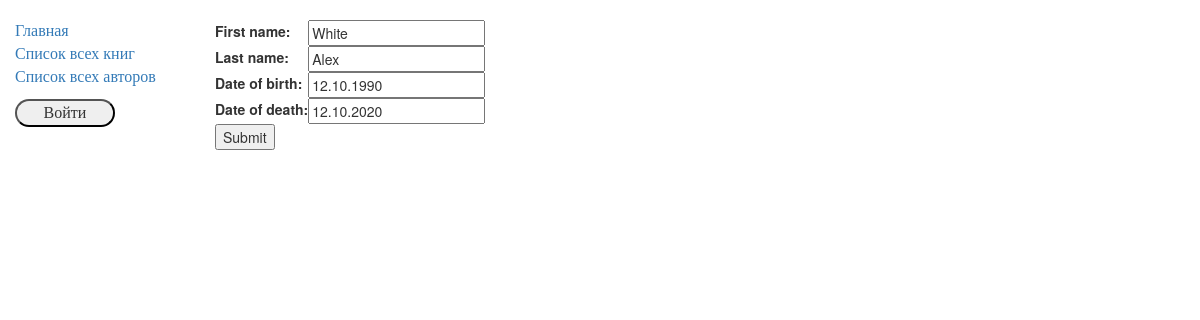
/catalog/author/5/update/, run on the app's committed database.
### catalog/models.py (models this page shows, shortened)
class Author(models.Model):
    first_name = models.CharField(max_length=100)
    last_name = models.CharField(max_length=100)
    date_of_birth = models.DateField(null=True, blank=True)
    date_of_death = models.DateField(null=True, blank=True)

### catalog/views.py (the view)
# urls.py: re_path(r'^author/(?P<pk>\d+)/update/$', views.AuthorUpdate.as_view(), name='author-update'),
class AuthorUpdate(UpdateView):
    model = Author
    fields = ['first_name','last_name','date_of_birth','date_of_death']

### catalog/templates/catalog/author_form.html (shortened to what this page needs)
    {% extends "base_generic.html" %}
    {% block content %}
    <div class="author-forms">
      <form action="" method="post">
          <table>
          {{ form.as_table }}
          </table>
          <input type="submit" value="Submit" />
      </form>
    </div>
    {% endblock %}

### catalog/static/css/styles.css (style rules this page uses)
.author-forms { margin: 20px 0 0 0; }

### data on the page
Author: first_name "White", last_name "Alex", date_of_birth "12.10.1990", date_of_death "12.10.2020"
